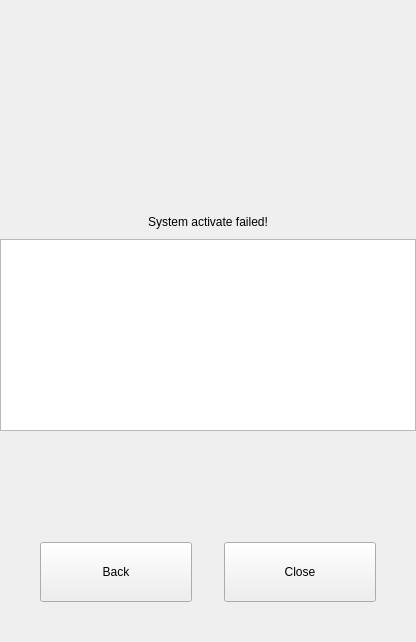
        <widget class="QWidget" name="Pg_faild">
         <layout class="QVBoxLayout" name="verticalLayout_27">
          <property name="spacing">
           <number>24</number>
          </property>
          <property name="leftMargin">
           <number>0</number>
          </property>
          <property name="topMargin">
           <number>20</number>
          </property>
          <property name="rightMargin">
           <number>0</number>
          </property>
          <property name="bottomMargin">
           <number>40</number>
          </property>
          <item>
           <layout class="QHBoxLayout" name="horizontalLayout_13">
            <property name="spacing">
             <number>0</number>
            </property>
            <item>
             <widget class="QLabel" name="label_7">
              <property name="sizePolicy">
               <sizepolicy hsizetype="Fixed" vsizetype="Fixed">
                <horstretch>0</horstretch>
                <verstretch>0</verstretch>
               </sizepolicy>
              </property>
              <property name="minimumSize">
               <size>
                <width>186</width>
                <height>171</height>
               </size>
              </property>
              <property name="maximumSize">
               <size>
                <width>186</width>
                <height>171</height>
               </size>
              </property>
              <property name="text">
               <string/>
              </property>
              <property name="pixmap">
               <pixmap resource="../../data/res.qrc">:/images/failed.png</pixmap>
              </property>
              <property name="scaledContents">
               <bool>true</bool>
              </property>
             </widget>
            </item>
           </layout>
          </item>
          <item>
           <layout class="QVBoxLayout" name="verticalLayout_8">
            <property name="spacing">
             <number>10</number>
            </property>
            <item>
             <widget class="QLabel" name="label_failed">
              <property name="sizePolicy">
               <sizepolicy hsizetype="Preferred" vsizetype="Preferred">
                <horstretch>0</horstretch>
                <verstretch>0</verstretch>
               </sizepolicy>
              </property>
              <property name="text">
               <string>System activate failed!</string>
              </property>
              <property name="alignment">
               <set>Qt::AlignCenter</set>
              </property>
             </widget>
            </item>
            <item>
             <widget class="QTextBrowser" name="error_text">
              <property name="verticalScrollBarPolicy">
               <enum>Qt::ScrollBarAlwaysOff</enum>
              </property>
              <property name="horizontalScrollBarPolicy">
               <enum>Qt::ScrollBarAlwaysOff</enum>
              </property>
              <property name="html">
               <string>&lt;!DOCTYPE HTML PUBLIC &quot;-//W3C//DTD HTML 4.0//EN&quot; &quot;http://www.w3.org/TR/REC-html40/strict.dtd&quot;&gt;
&lt;html&gt;&lt;head&gt;&lt;meta name=&quot;qrichtext&quot; content=&quot;1&quot; /&gt;&lt;style type=&quot;text/css&quot;&gt;
p, li { white-space: pre-wrap; }
&lt;/style&gt;&lt;/head&gt;&lt;body style=&quot; font-family:'Noto Sans CJK SC Regular'; font-size:9pt; font-weight:400; font-style:normal;&quot;&gt;
&lt;p align=&quot;center&quot; style=&quot;-qt-paragraph-type:empty; margin-top:0px; margin-bottom:0px; margin-left:0px; margin-right:0px; -qt-block-indent:0; text-indent:0px; font-family:'Noto Sans CJK SC Thin'; font-size:11pt;&quot;&gt;&lt;br /&gt;&lt;/p&gt;&lt;/body&gt;&lt;/html&gt;</string>
              </property>
             </widget>
            </item>
           </layout>
          </item>
          <item>
           <spacer name="verticalSpacer_6">
            <property name="orientation">
             <enum>Qt::Vertical</enum>
            </property>
            <property name="sizeHint" stdset="0">
             <size>
              <width>20</width>
              <height>87</height>
             </size>
            </property>
           </spacer>
          </item>
          <item>
           <layout class="QHBoxLayout" name="horizontalLayout_15">
            <property name="spacing">
             <number>32</number>
            </property>
            <property name="rightMargin">
             <number>40</number>
            </property>
            <item>
             <spacer name="horizontalSpacer_8">
              <property name="orientation">
               <enum>Qt::Horizontal</enum>
              </property>
              <property name="sizeHint" stdset="0">
               <size>
                <width>40</width>
                <height>20</height>
               </size>
              </property>
             </spacer>
            </item>
            <item>
             <widget class="QPushButton" name="btn_back_failed">
              <property name="sizePolicy">
               <sizepolicy hsizetype="Fixed" vsizetype="Fixed">
                <horstretch>0</horstretch>
                <verstretch>0</verstretch>
               </sizepolicy>
              </property>
              <property name="minimumSize">
               <size>
                <width>152</width>
                <height>60</height>
               </size>
              </property>
              <property name="text">
               <string>Back</string>
              </property>
             </widget>
            </item>
            <item>
             <widget class="QPushButton" name="btn_close_failde">
              <property name="sizePolicy">
               <sizepolicy hsizetype="Fixed" vsizetype="Fixed">
                <horstretch>0</horstretch>
                <verstretch>0</verstretch>
               </sizepolicy>
              </property>
              <property name="minimumSize">
               <size>
                <width>152</width>
                <height>60</height>
               </size>
              </property>
              <property name="text">
               <string>Close</string>
              </property>
             </widget>
            </item>
           </layout>
          </item>
         </layout>
        </widget>
